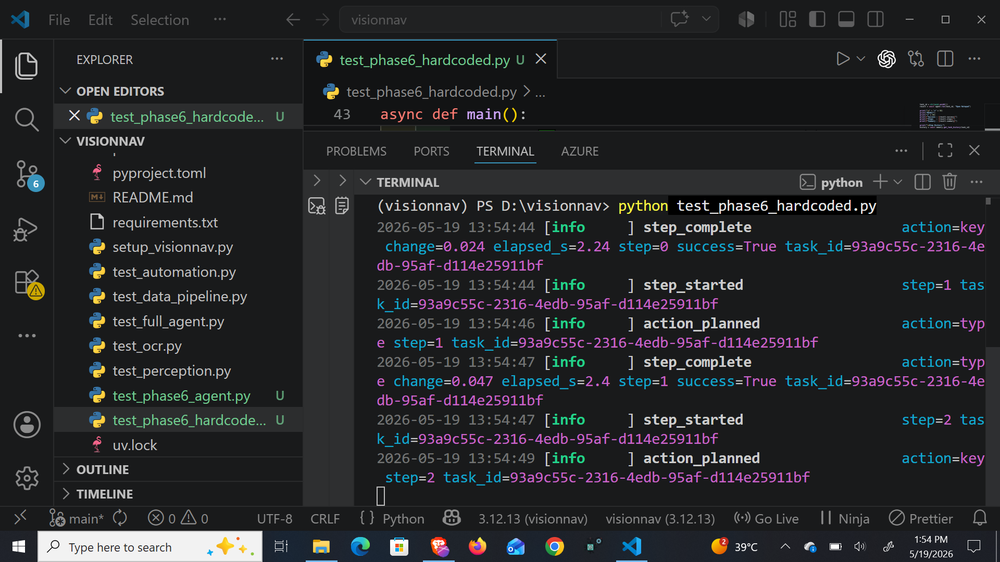
#> input picture data/phase6_screenshots/93a9c55c-2316-4edb-95af-d114e25911bf/step_003.png, 1000 x 562 px, shrunk from 1920 x 1080 before the run, found by its file name
$ python general_test.py
#> lines starting #> are read from the running program, lines starting #| are printed output that depends on the picture
from PIL import Image, ImageDraw

# Screenshot path
# image_path = r"D:\visionnav\data\recordings\screenshots\9074fe76\step_000.png"
image_path = r"D:\visionnav\data\recordings\screenshots\176c5b10\step_003.png"
# Normalized coordinates from recorder
# ,
x_norm = 0.7167
y_norm = 0.1926

# Load image
img = Image.open(image_path)
#> img is the input picture: PIL image 1000x562 RGB; mean R, G, B 37.8, 39.1, 41.3
width, height = img.size
#> width = 1000; height = 562

# Convert normalized coordinates to pixels
x = int(x_norm * width)
#> x = 716
y = int(y_norm * height)
#> y = 108

print(f"Image size: {width}x{height}")
#| Image size: 1000x562
print(f"Pixel position: ({x}, {y})")
#| Pixel position: (716, 108)

draw = ImageDraw.Draw(img)

# Draw crosshair
draw.line([(x - 40, y), (x + 40, y)], fill="red", width=4)
draw.line([(x, y - 40), (x, y + 40)], fill="red", width=4)

# Draw circle
radius = 20
draw.ellipse(
    [(x - radius, y - radius), (x + radius, y + radius)], outline="red", width=4
)

# Label
draw.text((x + 25, y - 25), f"({x}, {y})", fill="red")

# Save output
output_path = r"D:\visionnav\data\external\step_000_marked.png"
img.save(output_path)
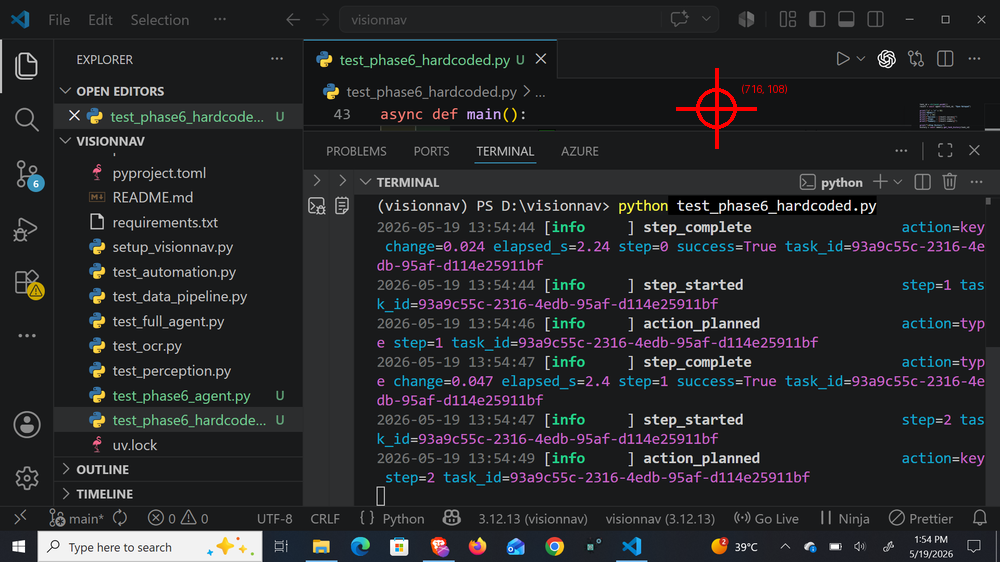
#> saved as step_000_marked.png: PIL image 1000x562 RGB; mean R, G, B 38.3, 39.1, 41.3

print(f"Saved: {output_path}")

$ run again, with data/phase6_screenshots/93a9c55c-2316-4edb-95af-d114e25911bf/step_000.png copied over data/phase6_screenshots/93a9c55c-2316-4edb-95af-d114e25911bf/step_003.png
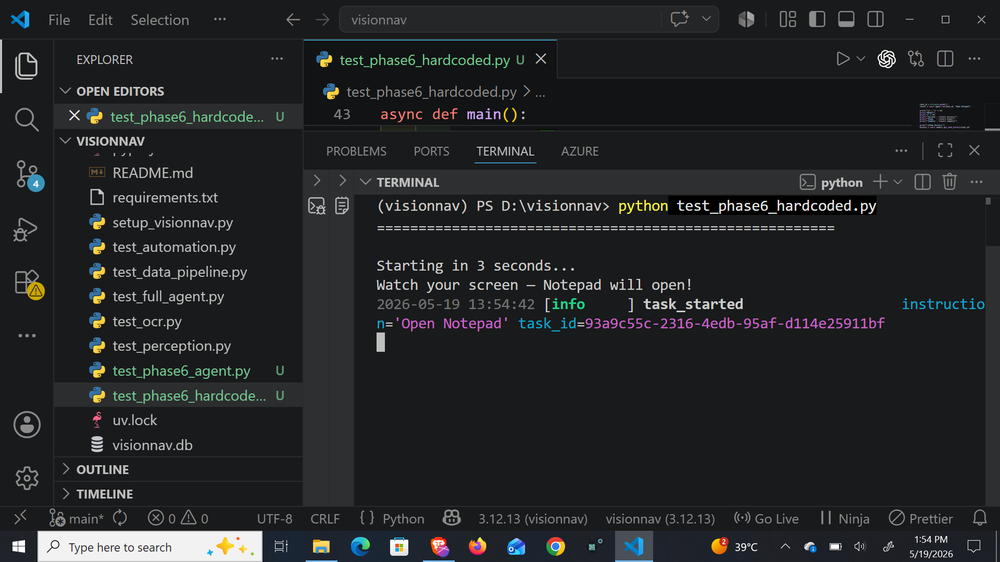
#> input picture data/phase6_screenshots/93a9c55c-2316-4edb-95af-d114e25911bf/step_000.png, 1000 x 562 px, shrunk from 1920 x 1080 before the run, found by its file name
#> img is the input picture: PIL image 1000x562 RGB; mean R, G, B 35.9, 37.3, 38.3
#| Image size: 1000x562
#| Pixel position: (716, 108)
#> `img.save(output_path)`:
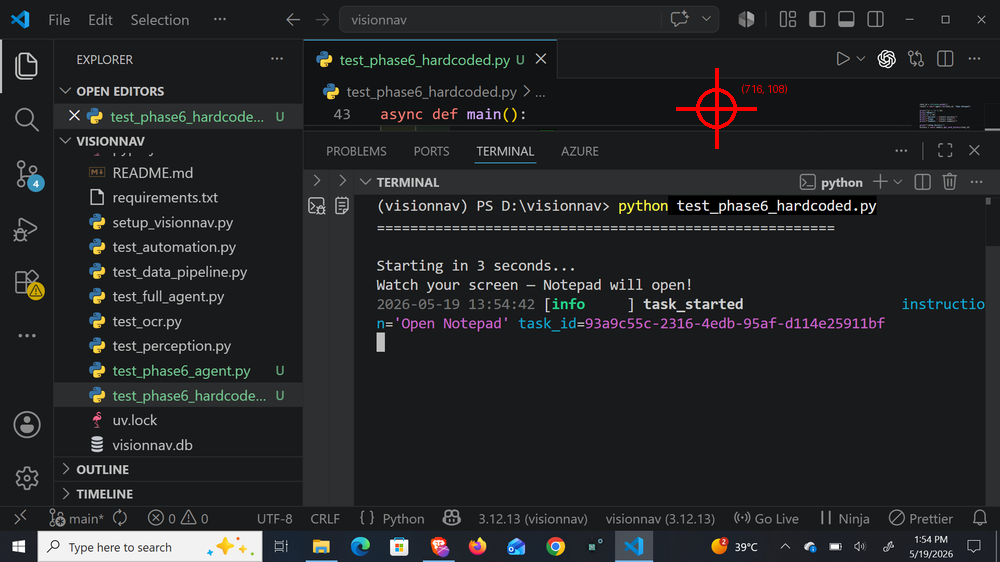
#> saved as step_000_marked.png: PIL image 1000x562 RGB; mean R, G, B 36.4, 37.3, 38.3
